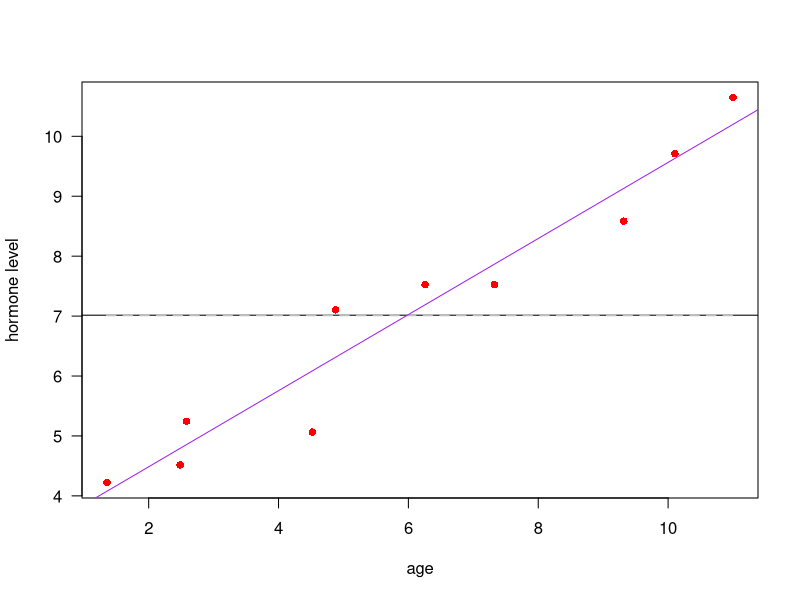

The R script that drew this image:
#
# two exercises to better understand the lm output 
# 1) regression analysis
# 2) anova analysis
#


# ==============================================================
# 1) regression analysis
# ==============================================================

getwd()
# --- a
# read the data "data.regression.csv" and make a plot
# pch = 16 and make the dots red
list.files()
d <- read.csv("data.regression.csv", stringsAsFactors = FALSE)
str(d)

plot(d$age, d$hormone, pch = 16, col = "red", las= 1, xlab = "age", ylab = "hormone level")

# --- b
# plot the simplest model, intercept only
m0 <- lm(d$hormone ~ 1)
summary(m0)
abline(m0)


# calculate the mean and plot is as a grey line, of thickness 2 and dashed (lty = ....)
mean(d$hormone)
lines(range(d$age), rep(mean(d$hormone), 2), col = "grey", lwd = 2, lty = "dashed")

# check the mean with the model output
m0$coefficients - mean(d$hormone)

# get an idea of how much variance is explianed using the residuals
str(m0)
rs.sq.m0 <- sum(m0$residuals^2)


# --- c
# do  linear regression and fit the slope as well
m1 <- lm(d$hormone ~ d$age)
summary(m1)
# plot the fitted line and make it grey
abline(m1, col = "purple")

# use the same measure as above to check if more or less variance is explained
(rs.sq.m1 <- sum(m1$residuals^2)) # 2.656717
rs.sq.m0                          # 44.45072

# --- d
# use the anova() function on both models and interpret what this says
# anova(model1, model2)

anova(m0, m1)

# ---
model.matrix(m1)

# ==============================================================
# 2) anova analysis
# ==============================================================
# run the code below to make a test data set
# ---- test data set ----
# make a data set and test the anova
weight.t <- c(4, 10, 3)
sd.t <- c(1,1, 1)
n.t <- c(10, 10, 15)
names.t <- c("bird", "mammals", "fish")
animal.t <- rep( names.t, n.t)

# make data sets
data.t <- c( rnorm( n.t[1], weight.t[1], sd.t[1]), rnorm(n.t[2], weight.t[2], sd.t[2]), rnorm(n.t[3], weight.t[3], sd.t[3]) )
d <- as.data.frame(cbind(animal.t, data.t), stringsAsFactors = FALSE)
str(d)
colnames(d) <- c("animal", "weight")
d$weight <- as.numeric(d$weight)
# -----------

# --- a
# make a plot where each group is seperated (like stripchart)
# points() and make different colour for each of the groups


# add the eman for each group and the overal mean


# --- b
# run an anova (lm()) and check the output and link it with the figure


# check the dummy variables using model.matrix()


# --- c
# what do the different t tests respresent?
# Think of a way to figure this out and perform the tests


# --- d 
# perform a means model and interpret the output



# --- e what tests are done? redo them



# lets add a second vexplanatory variable, sex
# e.g. to data frame d: d$sex <- rep( c("male", "female"), sum(n.t) / 2)
# --- f
# check models with and without the variables using summary

# --- g
# anova fits the variables sequentially ("type I sum of squares") in R as default
# The order of variables matter! But only of the design is not balanced.
# other programs do sequentially fitting ("type III sum of squares")
# you can use the car package to test this, or you can do it manualy 
# check this effect but re-arranging the order of the explanatory variables.



# --- g 
# use anova() to compare models 



# load the car package  
# --- h try the Anova() for the Type III method. 
# Anova(model.output, type = 3)
library(car)



